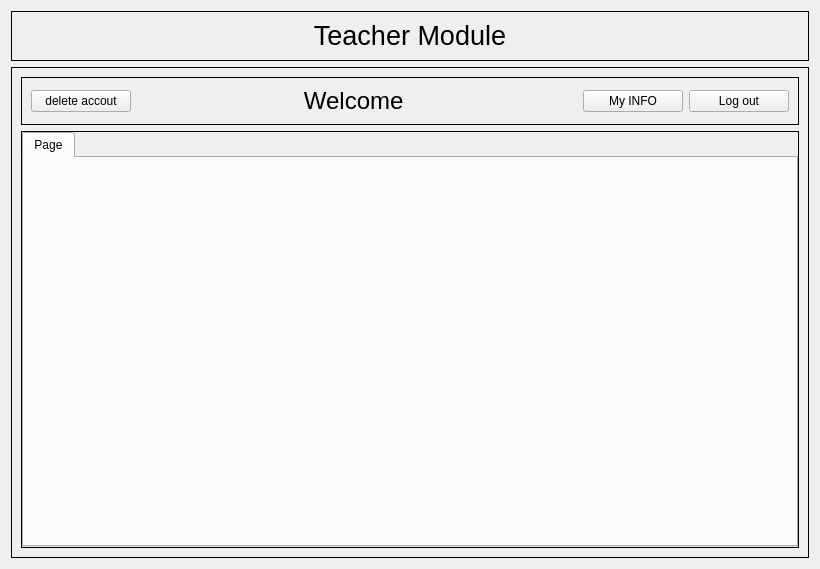
<?xml version="1.0" encoding="UTF-8"?>
<ui version="4.0">
 <class>teacher</class>
 <widget class="QWidget" name="teacher">
  <property name="geometry">
   <rect>
    <x>0</x>
    <y>0</y>
    <width>820</width>
    <height>569</height>
   </rect>
  </property>
  <property name="windowTitle">
   <string>Form</string>
  </property>
  <layout class="QVBoxLayout" name="verticalLayout">
   <item>
    <widget class="QFrame" name="frame">
     <property name="frameShape">
      <enum>QFrame::NoFrame</enum>
     </property>
     <property name="frameShadow">
      <enum>QFrame::Raised</enum>
     </property>
     <layout class="QVBoxLayout" name="verticalLayout_2">
      <property name="leftMargin">
       <number>0</number>
      </property>
      <property name="topMargin">
       <number>0</number>
      </property>
      <property name="rightMargin">
       <number>0</number>
      </property>
      <property name="bottomMargin">
       <number>0</number>
      </property>
      <item>
       <widget class="QFrame" name="frame_2">
        <property name="minimumSize">
         <size>
          <width>0</width>
          <height>50</height>
         </size>
        </property>
        <property name="maximumSize">
         <size>
          <width>16777215</width>
          <height>50</height>
         </size>
        </property>
        <property name="frameShape">
         <enum>QFrame::Box</enum>
        </property>
        <property name="frameShadow">
         <enum>QFrame::Plain</enum>
        </property>
        <layout class="QVBoxLayout" name="verticalLayout_4">
         <property name="leftMargin">
          <number>0</number>
         </property>
         <property name="topMargin">
          <number>0</number>
         </property>
         <property name="rightMargin">
          <number>0</number>
         </property>
         <property name="bottomMargin">
          <number>0</number>
         </property>
         <item>
          <widget class="QLabel" name="label_teach">
           <property name="text">
            <string>&lt;html&gt;&lt;head/&gt;&lt;body&gt;&lt;p align=&quot;center&quot;&gt;&lt;span style=&quot; font-size:20pt;&quot;&gt;Teacher Module&lt;/span&gt;&lt;/p&gt;&lt;/body&gt;&lt;/html&gt;</string>
           </property>
           <property name="alignment">
            <set>Qt::AlignCenter</set>
           </property>
          </widget>
         </item>
        </layout>
       </widget>
      </item>
      <item>
       <widget class="QFrame" name="frame_3">
        <property name="frameShape">
         <enum>QFrame::NoFrame</enum>
        </property>
        <property name="frameShadow">
         <enum>QFrame::Raised</enum>
        </property>
        <layout class="QVBoxLayout" name="verticalLayout_3">
         <property name="spacing">
          <number>0</number>
         </property>
         <property name="leftMargin">
          <number>0</number>
         </property>
         <property name="topMargin">
          <number>0</number>
         </property>
         <property name="rightMargin">
          <number>0</number>
         </property>
         <property name="bottomMargin">
          <number>0</number>
         </property>
         <item>
          <widget class="QStackedWidget" name="stackedWidget">
           <property name="frameShape">
            <enum>QFrame::Box</enum>
           </property>
           <property name="currentIndex">
            <number>1</number>
           </property>
           <widget class="QWidget" name="connect_wid">
            <widget class="QFrame" name="frame_6">
             <property name="geometry">
              <rect>
               <x>320</x>
               <y>50</y>
               <width>271</width>
               <height>111</height>
              </rect>
             </property>
             <property name="frameShape">
              <enum>QFrame::Box</enum>
             </property>
             <property name="frameShadow">
              <enum>QFrame::Plain</enum>
             </property>
             <layout class="QFormLayout" name="formLayout">
              <item row="0" column="0">
               <widget class="QLabel" name="label_2">
                <property name="text">
                 <string>name</string>
                </property>
               </widget>
              </item>
              <item row="0" column="1">
               <widget class="QLineEdit" name="name_edit"/>
              </item>
              <item row="1" column="0">
               <widget class="QLabel" name="label_4">
                <property name="text">
                 <string>surname</string>
                </property>
               </widget>
              </item>
              <item row="1" column="1">
               <widget class="QLineEdit" name="surname_edit"/>
              </item>
              <item row="2" column="0">
               <widget class="QLabel" name="label_3">
                <property name="text">
                 <string>passowrd </string>
                </property>
               </widget>
              </item>
              <item row="2" column="1">
               <widget class="QLineEdit" name="pass_edit">
                <property name="echoMode">
                 <enum>QLineEdit::Password</enum>
                </property>
               </widget>
              </item>
             </layout>
            </widget>
            <widget class="QPushButton" name="create_new_user_btn">
             <property name="geometry">
              <rect>
               <x>310</x>
               <y>180</y>
               <width>131</width>
               <height>22</height>
              </rect>
             </property>
             <property name="text">
              <string>create new account </string>
             </property>
            </widget>
            <widget class="QPushButton" name="connect">
             <property name="geometry">
              <rect>
               <x>510</x>
               <y>170</y>
               <width>80</width>
               <height>22</height>
              </rect>
             </property>
             <property name="text">
              <string>login</string>
             </property>
            </widget>
            <widget class="Line" name="line">
             <property name="geometry">
              <rect>
               <x>290</x>
               <y>50</y>
               <width>20</width>
               <height>171</height>
              </rect>
             </property>
             <property name="orientation">
              <enum>Qt::Vertical</enum>
             </property>
            </widget>
            <widget class="QFrame" name="frame_7">
             <property name="geometry">
              <rect>
               <x>40</x>
               <y>50</y>
               <width>241</width>
               <height>241</height>
              </rect>
             </property>
             <property name="frameShape">
              <enum>QFrame::StyledPanel</enum>
             </property>
             <property name="frameShadow">
              <enum>QFrame::Raised</enum>
             </property>
             <layout class="QVBoxLayout" name="verticalLayout_6">
              <item>
               <widget class="QLabel" name="label_7">
                <property name="text">
                 <string>&lt;html&gt;&lt;head/&gt;&lt;body&gt;&lt;p&gt;&lt;img src=&quot;:/images/teachers_icon.jpeg&quot;/&gt;&lt;/p&gt;&lt;/body&gt;&lt;/html&gt;</string>
                </property>
               </widget>
              </item>
             </layout>
            </widget>
           </widget>
           <widget class="QWidget" name="main_std_wid">
            <layout class="QVBoxLayout" name="verticalLayout_5">
             <property name="leftMargin">
              <number>9</number>
             </property>
             <property name="topMargin">
              <number>9</number>
             </property>
             <property name="rightMargin">
              <number>9</number>
             </property>
             <property name="bottomMargin">
              <number>9</number>
             </property>
             <item>
              <widget class="QFrame" name="frame_4">
               <property name="maximumSize">
                <size>
                 <width>16777215</width>
                 <height>50</height>
                </size>
               </property>
               <property name="frameShape">
                <enum>QFrame::Box</enum>
               </property>
               <property name="frameShadow">
                <enum>QFrame::Plain</enum>
               </property>
               <layout class="QHBoxLayout" name="horizontalLayout_4">
                <item>
                 <widget class="QPushButton" name="delete_account">
                  <property name="maximumSize">
                   <size>
                    <width>100</width>
                    <height>16777215</height>
                   </size>
                  </property>
                  <property name="text">
                   <string>delete accout</string>
                  </property>
                 </widget>
                </item>
                <item>
                 <widget class="QLabel" name="welcome_label">
                  <property name="text">
                   <string>&lt;html&gt;&lt;head/&gt;&lt;body&gt;&lt;p align=&quot;center&quot;&gt;&lt;span style=&quot; font-size:18pt;&quot;&gt;Welcome &lt;/span&gt;&lt;/p&gt;&lt;/body&gt;&lt;/html&gt;</string>
                  </property>
                  <property name="alignment">
                   <set>Qt::AlignCenter</set>
                  </property>
                 </widget>
                </item>
                <item>
                 <widget class="QPushButton" name="info_btn">
                  <property name="maximumSize">
                   <size>
                    <width>100</width>
                    <height>16777215</height>
                   </size>
                  </property>
                  <property name="text">
                   <string>My INFO</string>
                  </property>
                 </widget>
                </item>
                <item>
                 <widget class="QPushButton" name="logout_btn">
                  <property name="maximumSize">
                   <size>
                    <width>100</width>
                    <height>16777215</height>
                   </size>
                  </property>
                  <property name="text">
                   <string>Log out</string>
                  </property>
                 </widget>
                </item>
               </layout>
              </widget>
             </item>
             <item>
              <widget class="QFrame" name="frame_5">
               <property name="frameShape">
                <enum>QFrame::Box</enum>
               </property>
               <property name="frameShadow">
                <enum>QFrame::Plain</enum>
               </property>
               <property name="lineWidth">
                <number>1</number>
               </property>
               <layout class="QVBoxLayout" name="verticalLayout_7">
                <property name="spacing">
                 <number>0</number>
                </property>
                <property name="leftMargin">
                 <number>0</number>
                </property>
                <property name="topMargin">
                 <number>0</number>
                </property>
                <property name="rightMargin">
                 <number>0</number>
                </property>
                <property name="bottomMargin">
                 <number>0</number>
                </property>
                <item>
                 <widget class="QTabWidget" name="tabWidget">
                  <widget class="QWidget" name="tab">
                   <attribute name="title">
                    <string>Page</string>
                   </attribute>
                  </widget>
                 </widget>
                </item>
               </layout>
              </widget>
             </item>
            </layout>
           </widget>
          </widget>
         </item>
        </layout>
       </widget>
      </item>
     </layout>
    </widget>
   </item>
  </layout>
 </widget>
 <resources/>
 <connections>
  <connection>
   <sender>logout_btn</sender>
   <signal>clicked()</signal>
   <receiver>welcome_label</receiver>
   <slot>clear()</slot>
   <hints>
    <hint type="sourcelabel">
     <x>528</x>
     <y>80</y>
    </hint>
    <hint type="destinationlabel">
     <x>88</x>
     <y>79</y>
    </hint>
   </hints>
  </connection>
 </connections>
</ui>
